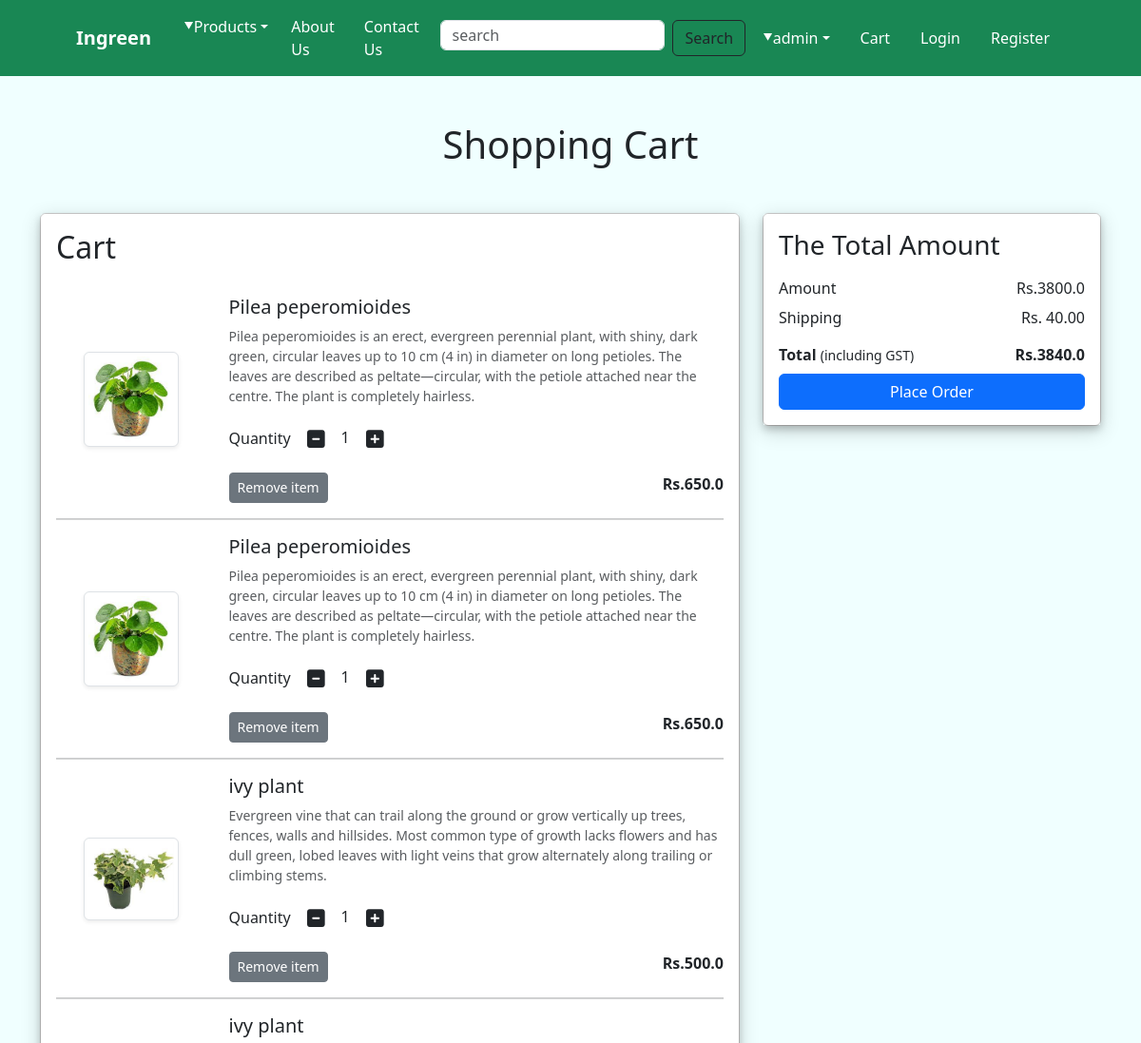
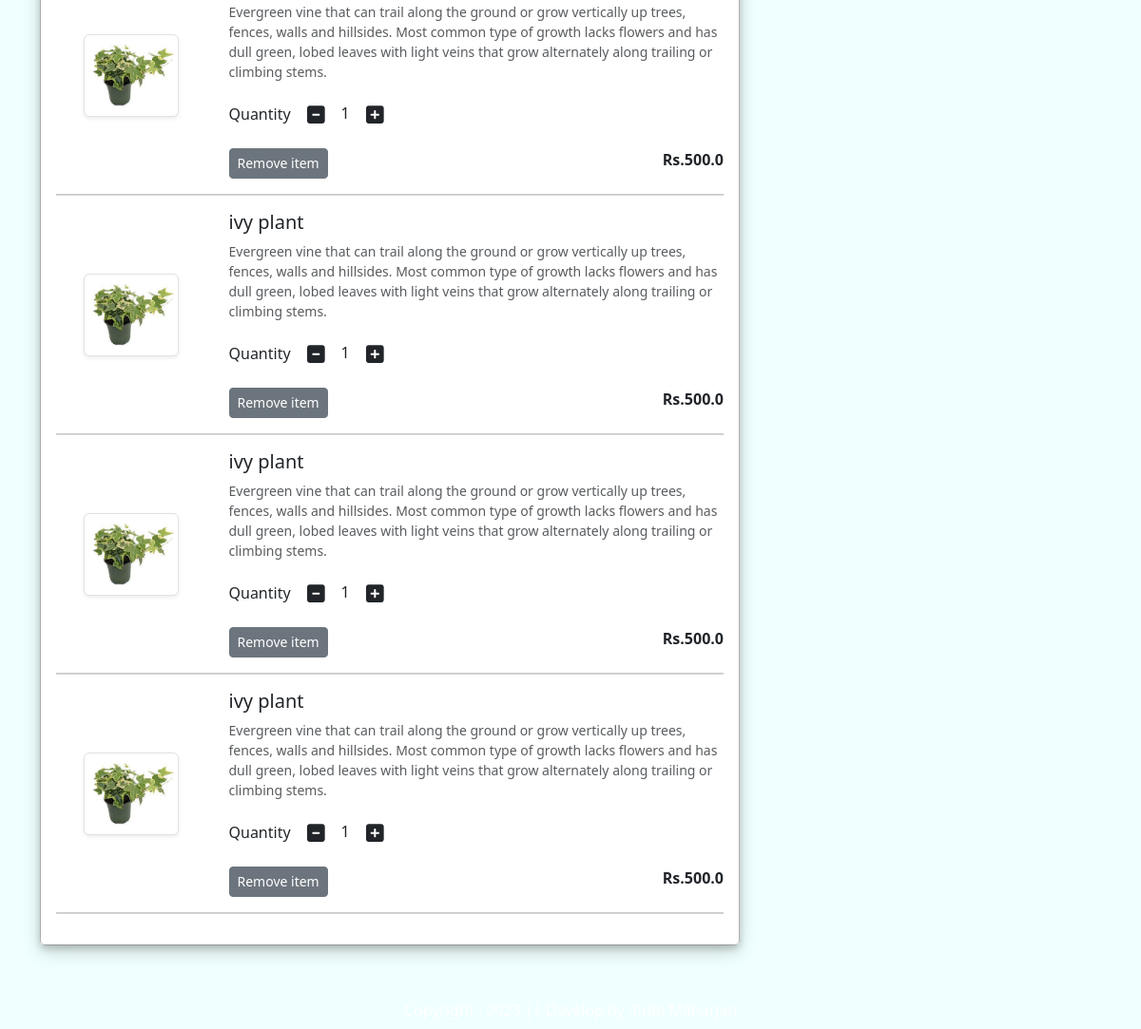
/cart/ (signed in), run on an earlier commit of the app's database (2 pictures, top to bottom).
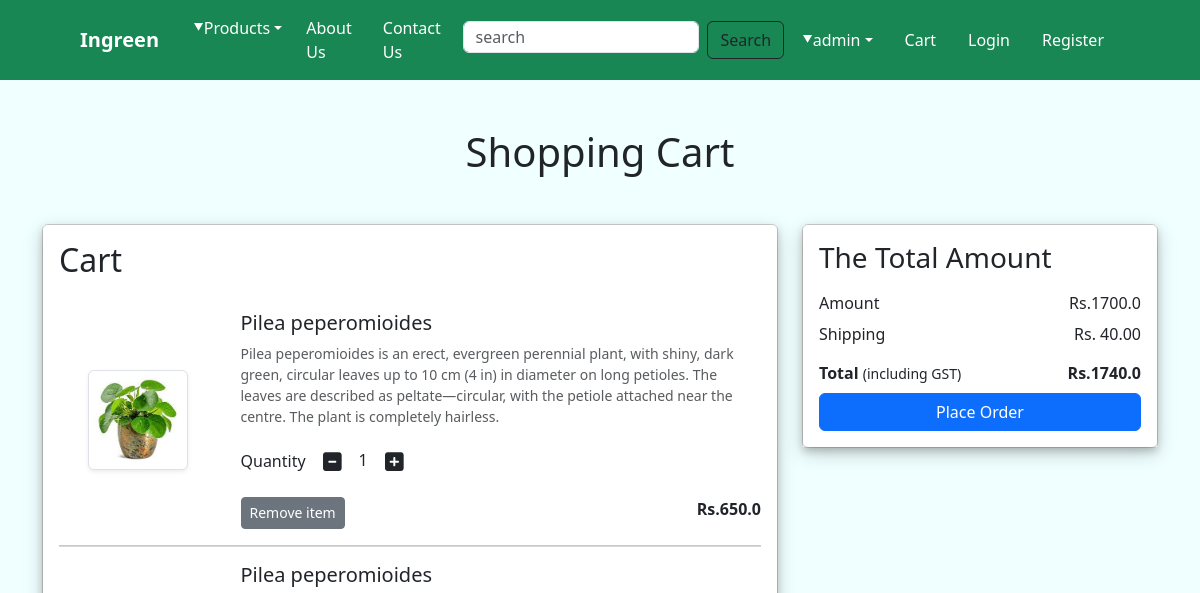
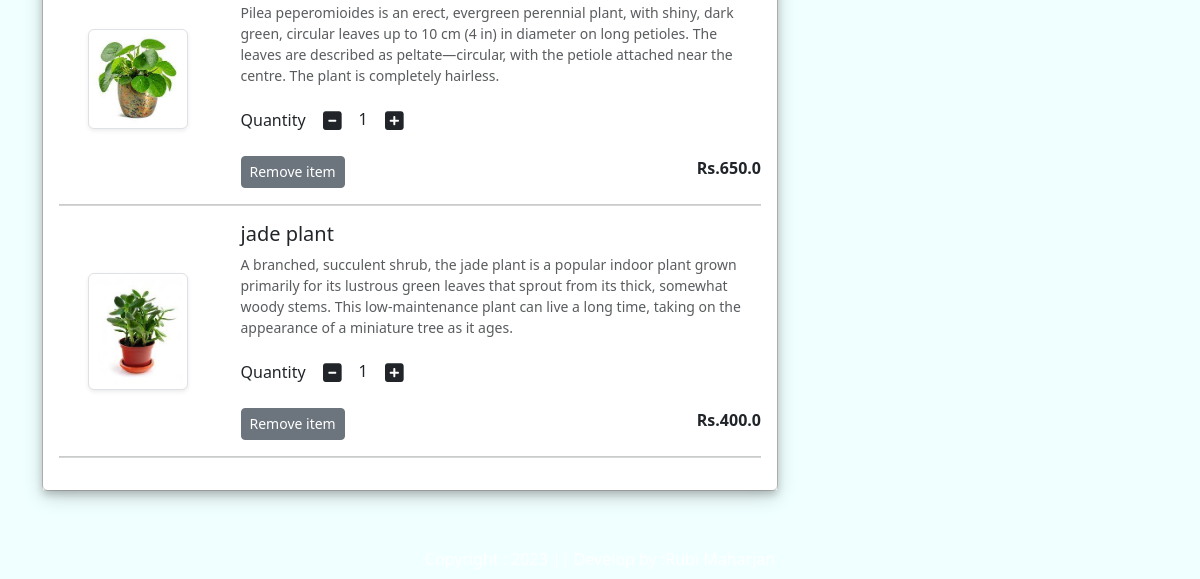
And on a later commit of the database (2 pictures, top to bottom).
### app/models.py (models this page shows, shortened)
class Cart(models.Model):
    user =models.ForeignKey(User,on_delete=models.CASCADE)
    product= models.ForeignKey(Product,on_delete=models.CASCADE)
    quantity =models.PositiveIntegerField(default=1)

class Product(models.Model):
    title =models.CharField(max_length=100)
    selling_price =models.FloatField()
    discounted_price=models.FloatField()
    description =models.TextField()
    category =models.CharField(choices=CATEGORY_CHOICES,max_length=2)
    product_image =models.ImageField(upload_to='product')

### app/views.py (the view)
# urls.py: path('cart/', views.show_cart, name='cart'),
@login_required
def show_cart(request):
    user = request.user
    cart = Cart.objects.filter(user=user)
    amount = 0
    for p in cart:
        value = p.quantity * p.product.discounted_price
        amount += value
    totalamount = amount + 40
    wishitem = 0
    totalitem = 0
    if request.user.is_authenticated:
        totalitem = len(Cart.objects.filter(user=request.user))
        wishitem = len(Wishlist.objects.filter(user=request.user))
    return render(request, 'addtocart.html', locals())

### app/templates/addtocart.html (shortened to what this page needs)
{% extends 'base.html' %}
{% load static %}
{% block main-content %}
<div class="container my-5">
    <div class="row">
            {% if cart %}
            <br>
            <div>
                <h1 class="text-center mb-5">Shopping Cart</h1>
            </div>
            <div class="col-sm-8">
                <div class="card">
                    <div class="card-body"  style="box-shadow: 0 4px 8px 0 rgba(0, 0, 0, 0.2), 0 6px 20px 0 rgba(0, 0, 0, 0.19); ">
                        <h2>Cart</h2><br>
                        {% for item in cart %}
                        <div class="row"  >
                            <div class="col-sm-3 text-center align-self-center">
                                <img src="{{item.product.product_image.url}}" alt="" srcset=""
                                    class="img-fluid img-thumbnail shadow-sm" height="100" width="100">
                            </div>
                            <div class="col-sm-9">
                                <div>
                                    <h5> {{item.product.title}}
                                    </h5>
                                    <p class="mb-2 text-muted small">
                                        {{item.product.description}}
                                    </p>
                                    <div class="my-3">
                                        <label for="quantity">Quantity</label>
                                        <a class="minus-cart btn" pid="{{ item.product.id }}"><i class="fas fa-minus-square fa-lg"></i></a>
                                        <span class="quantity">{{ item.quantity }}</span>
                                        <a class="plus-cart btn" pid="{{ item.product.id }}"><i class="fas fa-plus-square fa-lg"></i></a>
                                    </div>
                                    <div class="d-flex justify-content-between">
                                        <a class="remove-cart btn btn-sm btn-secondary" pid="{{ item.product.id }}" href="#">Remove item</a>
                                        <p class="mb-2"><span><strong>Rs.{{ item.product.discounted_price }}</strong></span></p>
                                    </div>
                            </div>
                        </div>
                    </div>
                        <hr class="text-muted">
                        {% endfor%}
                    </div>
                </div>
            </div>
            <div class="col-sm-4">
                <div class="card">
                    <div class="card-body" style="box-shadow: 0 4px 8px 0 rgba(0, 0, 0, 0.2), 0 6px 20px 0 rgba(0, 0, 0, 0.19); ">
                        <h3>The Total Amount</h3>
                        <ul class="list-group">
                            <li
                                class="list-group-item d-flex justify-content-between align-items-center border-0 px-0 pb-0">
                                Amount <span id="amount">Rs.{{amount}}</span></li>
                            <li
                                class="list-group-item d-flex justify-content-between align-items-center border-0 px-0 ">
                                Shipping <span id="amount">Rs. 40.00</span></li>
                            <li
                                class="list-group-item d-flex justify-content-between align-items-center border-0 px-0 mb-0">
                                <div>
                                    <strong>Total</strong> <small>(including GST)</small>
                                </div>
                                <span id="totalamount"><strong>Rs.{{totalamount}}</strong></span>
                            </li>
                        </ul>
                        <div class="d-grid"><a href="{% url 'checkout' %} " class="btn btn-primary">Place Order</a></div>
                    </div>
                </div>
            </div>
            {% else %}
            <h1 class="text-center mb-5">Cart is Empty</h1>
            {% endif %}
        </div>
    </div>
{% endblock main-content %}

### app/templates/base.html (shortened to what this page needs)
<!DOCTYPE html>
{% load static %}
<html lang="en">
<head>
  <link rel="stylesheet" href="https://cdn.jsdelivr.net/npm/bootstrap@4.3.1/dist/css/bootstrap.min.css"
>
    <link href="https://cdn.jsdelivr.net/npm/bootstrap@5.0.0/dist/css/bootstrap.min.css" rel="stylesheet" >
  <link rel="stylesheet" href="{% static 'app/css/owl.carousel.min.css' %}" />
  <link rel="stylesheet" href="{% static 'app/css/all.min.css' %}" />
  <link rel="stylesheet" href="https://cdnjs.cloudflare.com/ajax/libs/font-awesome/4.7.0/css/font-awesome.min.css">
  <link rel="stylesheet" href="{% static 'app/css/style.css' %}">
   <link href="https://cdn.jsdelivr.net/npm/bootstrap@5.0.0/dist/css/bootstrap.min.css" rel="stylesheet" >
      <link
      href="https://cdn.jsdelivr.net/npm/bootstrap@5.3.0-alpha1/dist/css/bootstrap.min.css"
      rel="stylesheet"
    />
    <link
      rel="stylesheet"
      href="https://cdn.jsdelivr.net/npm/bootstrap-icons@1.3.0/font/bootstrap-icons.css"
    />
</head>
<body class="black-bg" style=" background-color:azure;" >
  <nav class="navbar navbar-dark bg-success  navbar-expand-lg  mx-auto" style="width: 100%" >
    <div class="container" style="padding-right: 50px; padding-left: 50px">
    <a class="navbar-brand" href="/">
        <b>Ingreen</b>
    </a>
    <div class="collapse navbar-collapse" id="navbarSupportedContent">
      <ul class="navbar-nav me-auto mb-2 mb-lg-0 ">
        <li class="nav-item dropdown mx-2">
          <a class="nav-link dropdown-toggle text-white" href="#" id="profileDropdown" role="button"
            data-bs-toggle="dropdown" aria-expanded="false">Products</a>
        </li>
        <li class="nav-item">
          <a class="nav-link text-white" href="{% url 'about' %}">About Us</a>
        </li>
        <li class="nav-item">
          <a class="nav-link text-white" href="{% url 'contact' %}">Contact Us</a>
        </li>
      </ul>
      <form class="d-flex" role="search" action="{% url 'search' %}" method="GET">
        <input class="form-control me-2" name="search" type="search" placeholder="search" aria-label="search">
        <button class="btn btn-outline-dark " type="submit">Search</button>
      </form>
    </div>
    <ul class="navbar-nav mb-2 mb-lg-0">
      <li class="nav-item dropdown mx-2">
        <a class="nav-link dropdown-toggle text-white" href="#" id="profileDropdown" role="button"
          data-bs-toggle="dropdown" aria-expanded="false">{{request.user}}</a>
      </li>
      <li class="nav-item mx-2">
        <a href="{% url 'showcart' %}" class="nav-link text-white">Cart </a>
      </li>
      <li class="nav-item mx-2">
        <a href="{% url 'login' %}" class="nav-link text-white">Login</a>
      </li>
      <li class="nav-item mx-2">
        <a href="{% url 'customerregistration' %}" class="nav-link text-white">Register</a>
      </li>
    </ul>
  </div>
  </nav>
  {% block main-content %}{% endblock main-content %}
  <footer class="container text-center p-2 mt-5"style="
      color: white;
      padding: 10px;
      text-align: center;">
  </footer>
</body>
</html>

### app/static/app/css/style.css (style rules this page uses)
.navbar { align-items: center; padding: 0px; background-color: #28a745; width: 500px; }
.navbar-brand { height: auto; padding: 0; }
body { margin: 0; padding: 0; overflow-x: hidden; }
.nav-link { padding: 0.5rem 1rem; color: #fff; }
.form-control { height: 2rem; padding: 0.25rem; }
.dropdown-toggle::after { display: none; }
.dropdown-toggle::before { content: '\25BC'; display: inline-block; margin-left: 0.255em; vertical-align: 0.255em; font-size: 0.625em; line-height: 1; }
body { justify-content: center; align-items: center; height: 100vh; }

What changed in the data, as far as the page shows it:
removed Cart: product.product_image (picture), product "ivy plant", product.description "Evergreen vine that can trail along the ground or grow vertically up trees, fences, walls and hillsides. Most common type of growth lacks flowers and has dull green, lobed leaves with light veins that grow alternately along trailing or climbing stems.", quantity "1", product.discounted_price "500.0"
removed Cart: product.product_image (picture), product "ivy plant", product.description "Evergreen vine that can trail along the ground or grow vertically up trees, fences, walls and hillsides. Most common type of growth lacks flowers and has dull green, lobed leaves with light veins that grow alternately along trailing or climbing stems.", quantity "1", product.discounted_price "500.0"
removed Cart: product.product_image (picture), product "ivy plant", product.description "Evergreen vine that can trail along the ground or grow vertically up trees, fences, walls and hillsides. Most common type of growth lacks flowers and has dull green, lobed leaves with light veins that grow alternately along trailing or climbing stems.", quantity "1", product.discounted_price "500.0"
removed Cart: product.product_image (picture), product "ivy plant", product.description "Evergreen vine that can trail along the ground or grow vertically up trees, fences, walls and hillsides. Most common type of growth lacks flowers and has dull green, lobed leaves with light veins that grow alternately along trailing or climbing stems.", quantity "1", product.discounted_price "500.0"
removed Cart: product.product_image (picture), product "ivy plant", product.description "Evergreen vine that can trail along the ground or grow vertically up trees, fences, walls and hillsides. Most common type of growth lacks flowers and has dull green, lobed leaves with light veins that grow alternately along trailing or climbing stems.", quantity "1", product.discounted_price "500.0"
added Cart: product.product_image (picture), product "jade plant", product.description "A branched, succulent shrub, the jade plant is a popular indoor plant grown primarily for its lustrous green leaves that sprout from its thick, somewhat woody stems. This low-maintenance plant can live a long time, taking on the appearance of a miniature tree as it ages.", quantity "1", product.discounted_price "400.0"
Also different on the page:
{{ amount }}: "3800.0" → "1700.0"
{{ totalamount }}: "3840.0" → "1740.0"
